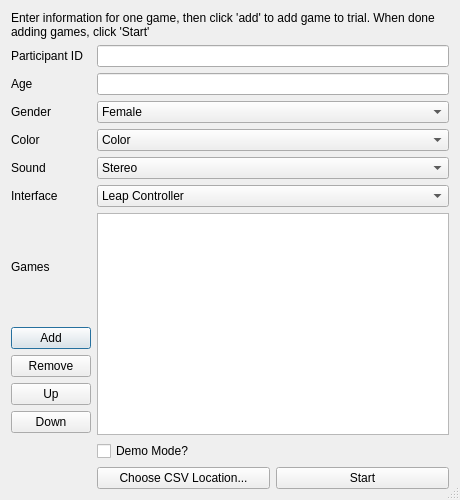
<?xml version="1.0" encoding="UTF-8"?>
<ui version="4.0">
 <class>TrialSettingsDialog</class>
 <widget class="QDialog" name="TrialSettingsDialog">
  <property name="geometry">
   <rect>
    <x>0</x>
    <y>0</y>
    <width>460</width>
    <height>500</height>
   </rect>
  </property>
  <property name="sizePolicy">
   <sizepolicy hsizetype="Preferred" vsizetype="Preferred">
    <horstretch>0</horstretch>
    <verstretch>0</verstretch>
   </sizepolicy>
  </property>
  <property name="windowTitle">
   <string>Trial Settings</string>
  </property>
  <property name="autoFillBackground">
   <bool>true</bool>
  </property>
  <property name="sizeGripEnabled">
   <bool>true</bool>
  </property>
  <layout class="QFormLayout" name="formLayout">
   <property name="fieldGrowthPolicy">
    <enum>QFormLayout::AllNonFixedFieldsGrow</enum>
   </property>
   <item row="0" column="0" colspan="2">
    <widget class="QLabel" name="label">
     <property name="text">
      <string>Enter information for one game, then click 'add' to add game to trial. When done adding games, click 'Start'</string>
     </property>
     <property name="wordWrap">
      <bool>true</bool>
     </property>
    </widget>
   </item>
   <item row="1" column="0">
    <widget class="QLabel" name="gameNumberLabel">
     <property name="text">
      <string>Participant ID</string>
     </property>
    </widget>
   </item>
   <item row="1" column="1">
    <widget class="QLineEdit" name="pidEdit"/>
   </item>
   <item row="2" column="0">
    <widget class="QLabel" name="ageLabel">
     <property name="text">
      <string>Age</string>
     </property>
    </widget>
   </item>
   <item row="2" column="1">
    <widget class="QLineEdit" name="ageEdit"/>
   </item>
   <item row="3" column="0">
    <widget class="QLabel" name="genderLabel">
     <property name="text">
      <string>Gender</string>
     </property>
    </widget>
   </item>
   <item row="3" column="1">
    <widget class="QComboBox" name="genderComboBox">
     <item>
      <property name="text">
       <string>Female</string>
      </property>
     </item>
     <item>
      <property name="text">
       <string>Male</string>
      </property>
     </item>
    </widget>
   </item>
   <item row="6" column="0">
    <widget class="QLabel" name="colorLabel">
     <property name="text">
      <string>Color</string>
     </property>
    </widget>
   </item>
   <item row="6" column="1">
    <widget class="QComboBox" name="colorComboBox">
     <item>
      <property name="text">
       <string>Color</string>
      </property>
     </item>
     <item>
      <property name="text">
       <string>Grayscale</string>
      </property>
     </item>
     <item>
      <property name="text">
       <string>No Color</string>
      </property>
     </item>
    </widget>
   </item>
   <item row="7" column="0">
    <widget class="QLabel" name="soundLabel">
     <property name="text">
      <string>Sound</string>
     </property>
    </widget>
   </item>
   <item row="7" column="1">
    <widget class="QComboBox" name="soundComboBox">
     <item>
      <property name="text">
       <string>Stereo</string>
      </property>
     </item>
     <item>
      <property name="text">
       <string>No Sound</string>
      </property>
     </item>
    </widget>
   </item>
   <item row="9" column="0">
    <widget class="QLabel" name="inputLabel">
     <property name="text">
      <string>Interface</string>
     </property>
    </widget>
   </item>
   <item row="9" column="1">
    <widget class="QComboBox" name="inputComboBox">
     <item>
      <property name="text">
       <string>Leap Controller</string>
      </property>
     </item>
     <item>
      <property name="text">
       <string>Keyboard</string>
      </property>
     </item>
     <item>
      <property name="text">
       <string>Mouse</string>
      </property>
     </item>
    </widget>
   </item>
   <item row="10" column="0">
    <layout class="QVBoxLayout" name="verticalLayout">
     <item>
      <widget class="QLabel" name="label_3">
       <property name="text">
        <string>Games</string>
       </property>
      </widget>
     </item>
     <item>
      <widget class="QPushButton" name="addButton_2">
       <property name="text">
        <string>Add</string>
       </property>
      </widget>
     </item>
     <item>
      <widget class="QPushButton" name="removeButton_2">
       <property name="text">
        <string>Remove</string>
       </property>
      </widget>
     </item>
     <item>
      <widget class="QPushButton" name="upButton">
       <property name="text">
        <string>Up</string>
       </property>
      </widget>
     </item>
     <item>
      <widget class="QPushButton" name="downButton">
       <property name="text">
        <string>Down</string>
       </property>
      </widget>
     </item>
    </layout>
   </item>
   <item row="10" column="1">
    <widget class="QTableView" name="gameTableView">
     <property name="frameShape">
      <enum>QFrame::StyledPanel</enum>
     </property>
     <property name="frameShadow">
      <enum>QFrame::Sunken</enum>
     </property>
     <property name="midLineWidth">
      <number>9</number>
     </property>
     <property name="editTriggers">
      <set>QAbstractItemView::NoEditTriggers</set>
     </property>
     <property name="showDropIndicator" stdset="0">
      <bool>false</bool>
     </property>
     <property name="dragEnabled">
      <bool>false</bool>
     </property>
     <property name="dragDropOverwriteMode">
      <bool>false</bool>
     </property>
     <property name="dragDropMode">
      <enum>QAbstractItemView::NoDragDrop</enum>
     </property>
     <property name="alternatingRowColors">
      <bool>true</bool>
     </property>
     <property name="selectionBehavior">
      <enum>QAbstractItemView::SelectRows</enum>
     </property>
    </widget>
   </item>
   <item row="13" column="0">
    <spacer name="horizontalSpacer">
     <property name="orientation">
      <enum>Qt::Horizontal</enum>
     </property>
     <property name="sizeHint" stdset="0">
      <size>
       <width>40</width>
       <height>21</height>
      </size>
     </property>
    </spacer>
   </item>
   <item row="13" column="1">
    <layout class="QHBoxLayout" name="horizontalLayout_4">
     <item>
      <widget class="QPushButton" name="pushButton">
       <property name="text">
        <string>Choose CSV Location...</string>
       </property>
      </widget>
     </item>
     <item>
      <widget class="QPushButton" name="startButton_2">
       <property name="text">
        <string>Start</string>
       </property>
      </widget>
     </item>
    </layout>
   </item>
   <item row="12" column="1">
    <widget class="QCheckBox" name="checkBox">
     <property name="toolTip">
      <string>&lt;html&gt;&lt;head/&gt;&lt;body&gt;&lt;p&gt;In Demo Mode, the game does not record any data.&lt;/p&gt;&lt;/body&gt;&lt;/html&gt;</string>
     </property>
     <property name="text">
      <string>Demo Mode?</string>
     </property>
    </widget>
   </item>
  </layout>
 </widget>
 <resources/>
 <connections/>
</ui>
